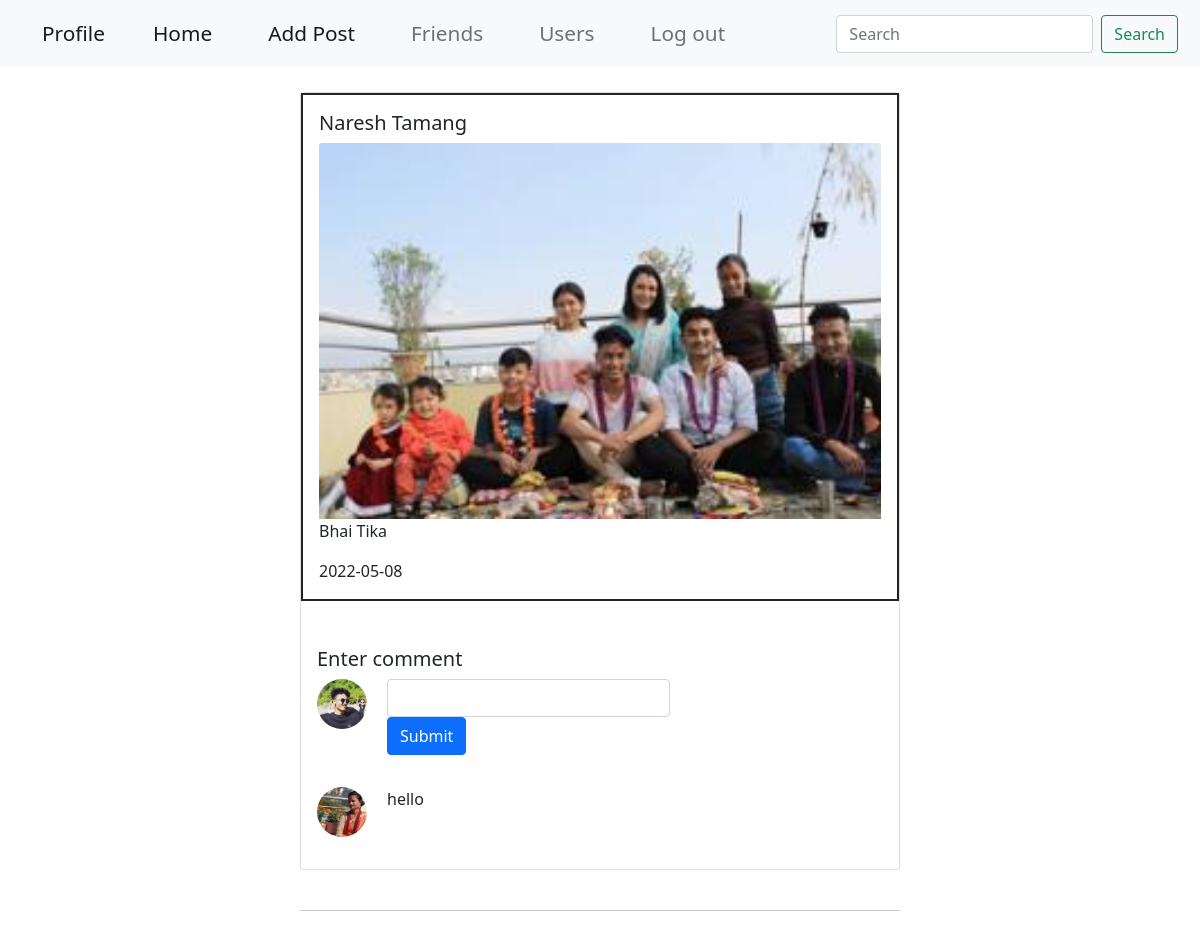
The app's page /home/comment/4 (signed in) with its own data.
### post/models.py (models this page shows, shortened)
class User(db.Model, UserMixin):
    id = db.Column(db.Integer, primary_key = True)
    username = db.Column(db.String(20), unique = True, nullable = False)
    email =  db.Column(db.String(120), unique= True, nullable = False)
    image_file = db.Column(db.String(20), nullable = False, default = 'default.jpg')
    password = db.Column(db.String(1000), nullable = False)
    posts = db.relationship('Post', backref='author', lazy = True)
    like = db.relationship('Like', backref='author', lazy = True)
    comments = db.relationship('Comment', backref='commenter', lazy = True)

class Post(db.Model):
    id = db.Column(db.Integer, primary_key = True)
    caption = db.Column(db.String(1000), nullable = False)
    image_file = db.Column(db.String(100), nullable = False)
    date_posted = db.Column(db.DateTime, nullable = False, default = datetime.utcnow)
    user_id = db.Column(db.Integer , db.ForeignKey('user.id'), nullable = False)
    like = db.relationship('Like', backref='poster', lazy = True)
    comments = db.relationship('Comment', backref='commentpost', lazy = True)

class Comment(db.Model):
    id = db.Column(db.Integer, primary_key = True)
    comment = db.Column(db.String(10000), nullable = False)
    user_id = db.Column(db.Integer , db.ForeignKey('user.id'), nullable = False)
    post_id = db.Column(db.Integer , db.ForeignKey('post.id'), nullable = False)

### post/routes.py (the view)
@app.route('/home/comment/<int:post_id>', methods = ['GET', 'POST'])
def comment(post_id):
    if current_user.is_authenticated:
        image_file = url_for('static', filename='pp/'+current_user.image_file)
        post = Post.query.filter_by( id = post_id).first()
        coment = Comment()
        if request.method == 'POST':
            comments = request.form.get('comment')
            commentpush(post, comments)
        return render_template('comment.html',coment = coment, post = post, image_file  = image_file)
    else:
        return redirect(url_for('login'))

### post/models.py (called while the page is built)
@login_manager.user_loader
def load_user(user_id):
    return User.query.get(int(user_id))

### post/templates/comment.html (shortened to what this page needs)
{% extends 'layout.html' %}
{% block content %}
<div id = '{{ post.id }}' class="card card_post" style="width: 50%;">
    <div class="card-body" style="border: solid 2px;">
      <h5 class="card-title">{{ post.author.username }}</h5>
      <img src="{{ url_for('static', filename='post/'+post.image_file)  }}" class="card-img-top" alt="...">
      <p class="card-text">{{ post.caption }}</p>
      <p class="card-text">{{ post.date_posted.strftime('%Y-%m-%d') }}</p>
    </div>
    <form action="{{ url_for('comment', post_id = post.id) }}" method="post">
    <div class="card-body">
        <h5>Enter comment</h5>
        <img src="{{ image_file }}" class="rounded-circle comment-img" alt="...">
        <input type="text" class="form-control commentbox" name = "comment" >
        <button type="submit" class="btn btn-primary" >Submit</button>
    </div></form>
    {% if coment.query.count() != 0 %}
    {% for comment in coment.query.filter_by(commentpost = post).all() %}
      <div class="card-body">
        <img src="{{ url_for('static', filename='pp/'+comment.commenter.image_file)  }}" class="rounded-circle comment-img" alt="...">
        {{ comment.comment }}
      </div>
      {% endfor %}
    {% else %}
      <div class="card-body">
        no comments
      </div>
    {% endif %}
</div><br><hr style="width: 50%; margin-left: 25%;"><br>
{% endblock %}

### post/static/style.css (style rules this page uses)
.comment-img { height: 50px; width: 50px; margin-right: 20px; margin-bottom: 16px; float: left; }
.card_post { margin-left: 25%; margin-top: 25px; }
.commentbox { width: 50%; }

### records on screen
User: author.username "Naresh Tamang"
Post: image_file (picture), caption "Bhai Tika", date_posted "2022-05-08"
Comment: image_file (picture), comment "hello"
